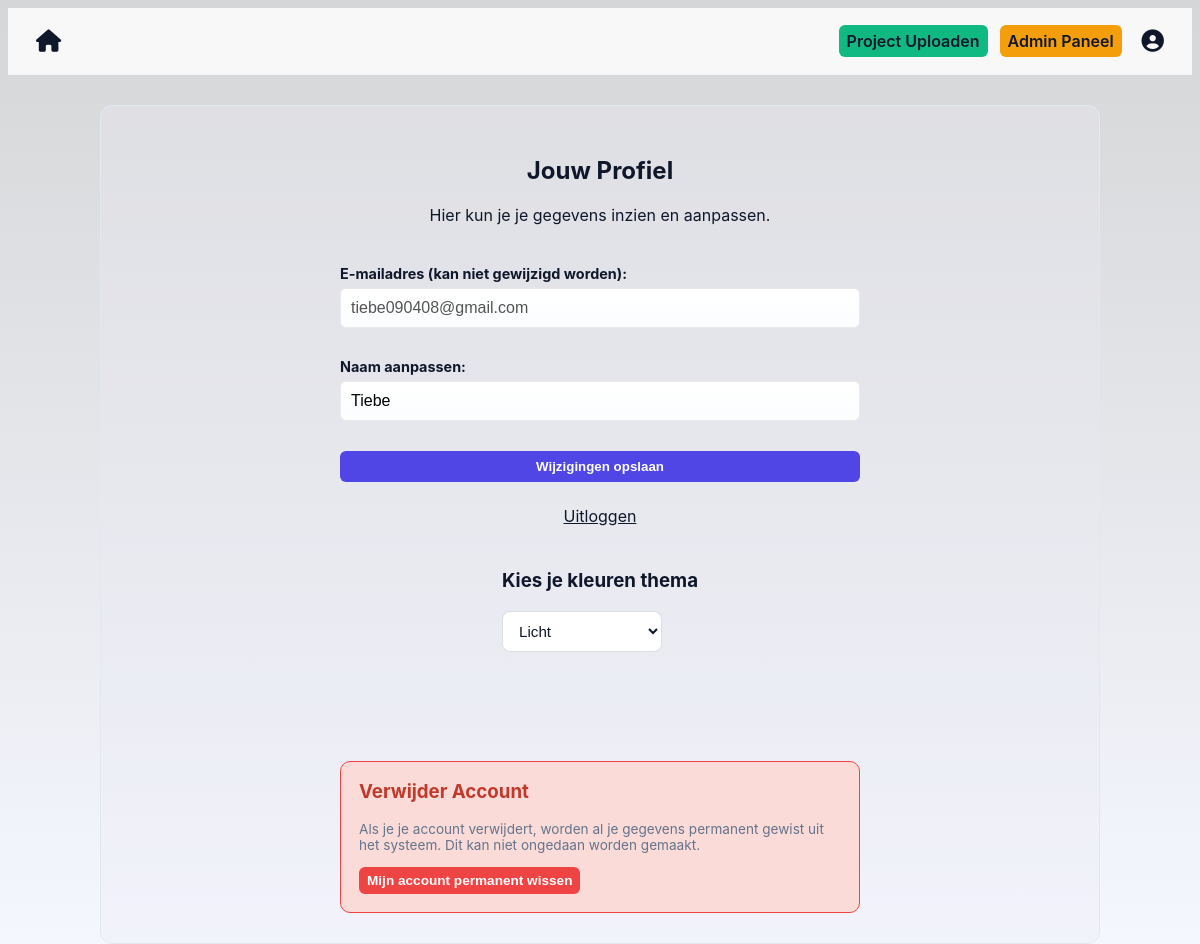
The page /profile (signed in) on the database as committed earlier.
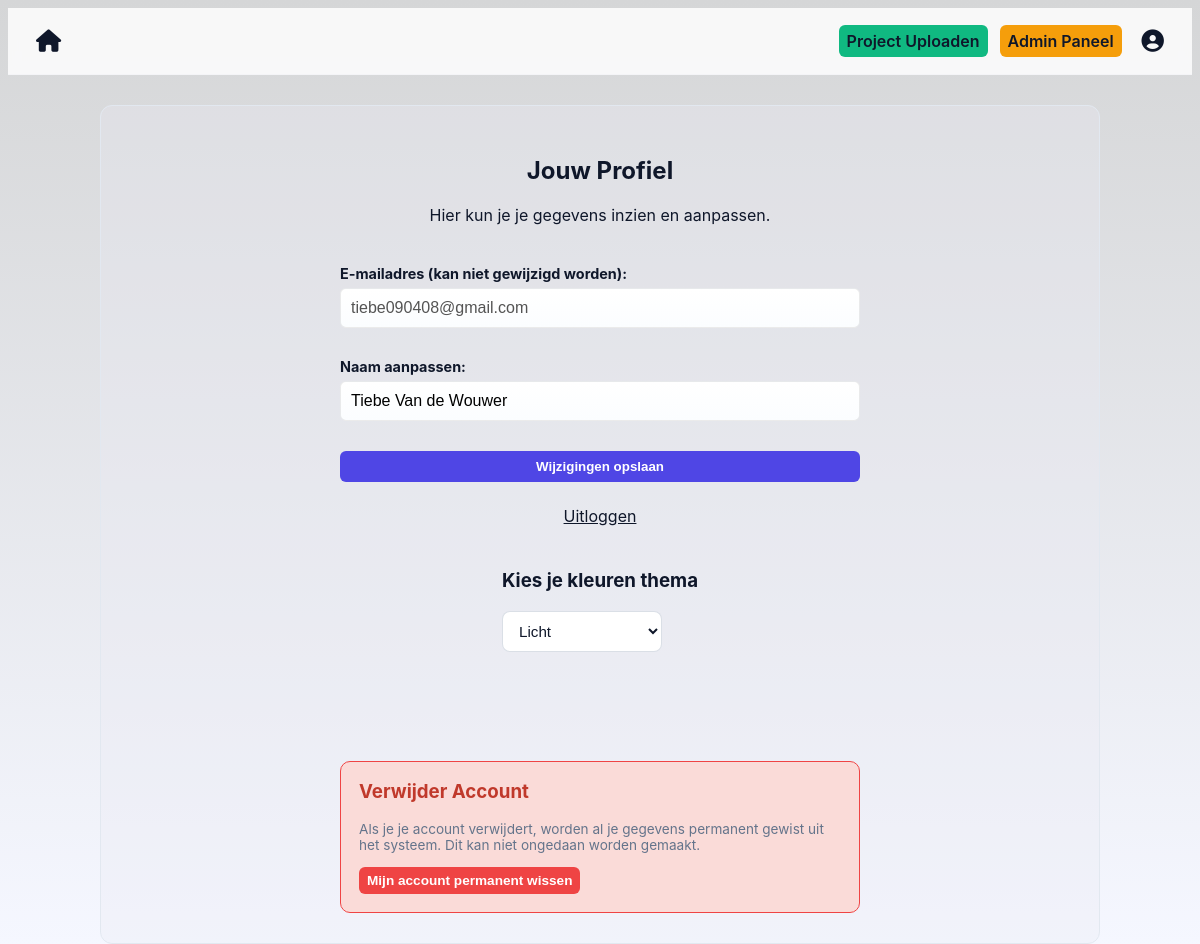
The same page on the database as committed later.
### tables this page shows
CREATE TABLE users (
            id INTEGER PRIMARY KEY AUTOINCREMENT,
            name TEXT NOT NULL,
            email TEXT UNIQUE NOT NULL,
            password_hash TEXT NOT NULL,
            verified INTEGER DEFAULT 0,
            role TEXT DEFAULT 'user'  -- HIERMEE HOUDEN WE DE ROL BIJ
        );

### app.py (the view, shortened to what this page needs)
@app.route('/profile', methods=['GET', 'POST'])
def profile():
    if 'user_id' not in session:
        return redirect(url_for('login'))
    conn = get_db_connection()
    db = conn.cursor()
    user = db.execute("SELECT * FROM users WHERE id = ?", (session['user_id'],)).fetchone()
    conn.close()
    success_msg = "Profiel succesvol bijgewerkt!" if request.method == 'POST' else None
    return render_template('profile.html', user=user, success=success_msg)

### app.py (called while the page is built)
def get_db_connection():
    conn = sqlite3.connect('registrants.db')
    conn.row_factory = sqlite3.Row
    return conn

@app.context_processor
def inject_theme():
    theme = session.get('theme', 'light')
    if theme not in ['light', 'dark', 'ocean', 'dark-neon', 'soft-nature', 'sunset', 'frosted-ice', 'retro-gaming', 'coffee', 'cyberpunk']:
        theme = 'light'
    return {'theme_class': theme}

### templates/profile.html (shortened to what this page needs)
{% extends "layout.html" %}
{% block content %}
<div class="profile-page">
    <div class="profile-header">
        <h2>Jouw Profiel</h2>
        <p>Hier kun je je gegevens inzien en aanpassen.</p>
    </div>
    <form action="/profile" method="post" class="profile-form">
        <div class="input-group">
            <label><strong>E-mailadres (kan niet gewijzigd worden):</strong></label>
            <input type="email" value="{{ user['email'] }}" disabled>
        </div>
        <div class="input-group">
            <label><strong>Naam aanpassen:</strong></label>
            <input type="text" name="name" value="{{ user['name'] }}" required>
        </div>
        <button type="submit" class="btn btn-primary">Wijzigingen opslaan</button>
    </form>
    <a href="{{ url_for('logout') }}" style="color: var(--text);">Uitloggen</a>
    <div class="profile-theme-panel">
        <h3>Kies je kleuren thema</h3>
        <form action="{{ url_for('set_theme') }}" method="post" class="theme-form">
            <select id="theme-select" name="theme" onchange="this.form.submit()">
                <option value="light" {% if theme_class == 'light' %}selected{% endif %}>Licht</option>
            </select>
        </form>
    </div>
    <div class="alert-card alert-danger">
        <h3>Verwijder Account</h3>
        <p class="muted small">Als je je account verwijdert, worden al je gegevens permanent gewist uit het systeem. Dit kan niet ongedaan worden gemaakt.</p>
        <form action="/profile/delete_own_account" method="post" onsubmit="return confirm('Weet je het ABSOLUUT zeker? Je account wordt permanent gewist.');">
            <button type="submit" class="btn btn-danger small">Mijn account permanent wissen</button>
        </form>
    </div>
</div>
{% endblock %}

Rows that differ between the two databases and show on the page:
changed users "tiebe090408@gmail.com": name "Tiebe" → "Tiebe Van de Wouwer"
